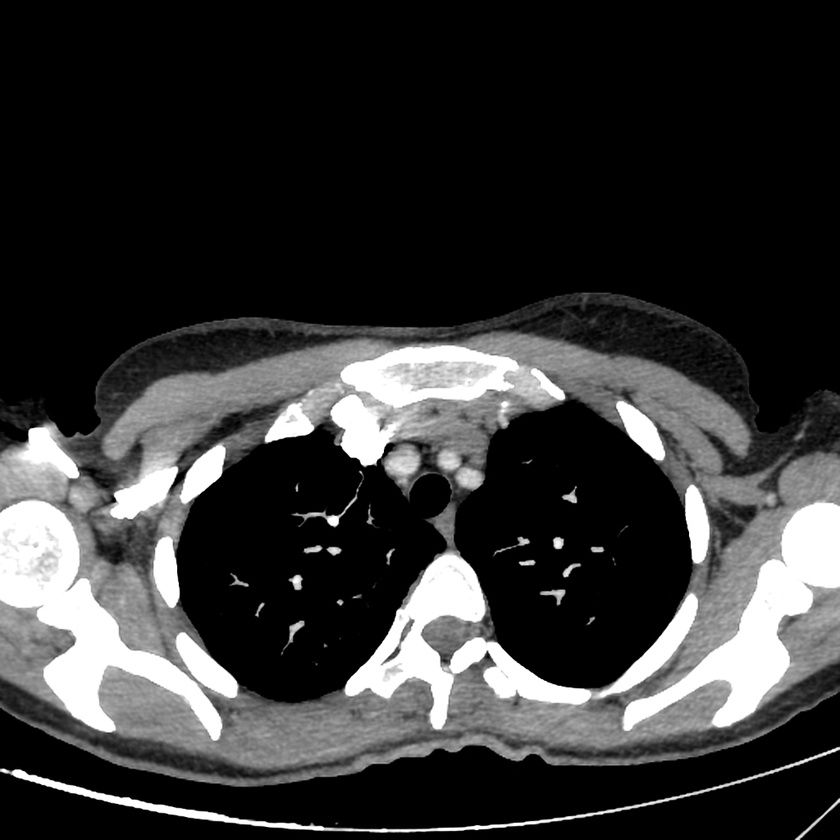
%> input picture radiology-images/1.jpg, 840 x 840 px, shrunk from 1024 x 1024 before the run
$ octave --eval "result = edge_sobel_th(imread('radiology-images/1.jpg'));"   (GNU Octave 9; MATLAB toolbox functions it lacks are replaced by stand-ins)
%> lines starting %> are read from the running program, lines starting %| are printed output that depends on the picture; in (x1, y1, x2, y2) boxes, pixels count from 0 and x2, y2 are one past the last pixel; in counts of white or black regions, pixels touching at a corner belong together; the program's own positions count from 1
function edge_detected = edge_sobel_th(img)

% Sobel Gradient filters(x,y)
sobel_gradient_x = [0 1 2; -1 0 1; -2 -1 0];
sobel_gradient_y = [-2 -1 0; -1 0 1; 0 1 2];

% Average filter
avg = ones(5,5)/25;

% Apply Average filter
smoothing = imfilter(double(img), avg);
g = (max(smoothing(:)));
%> g = 255
smoothed_img = smoothing/g;

% Apply Sobel Gradient filter
Gx_s3 = imfilter(double(smoothed_img), sobel_gradient_x, 'replicate');
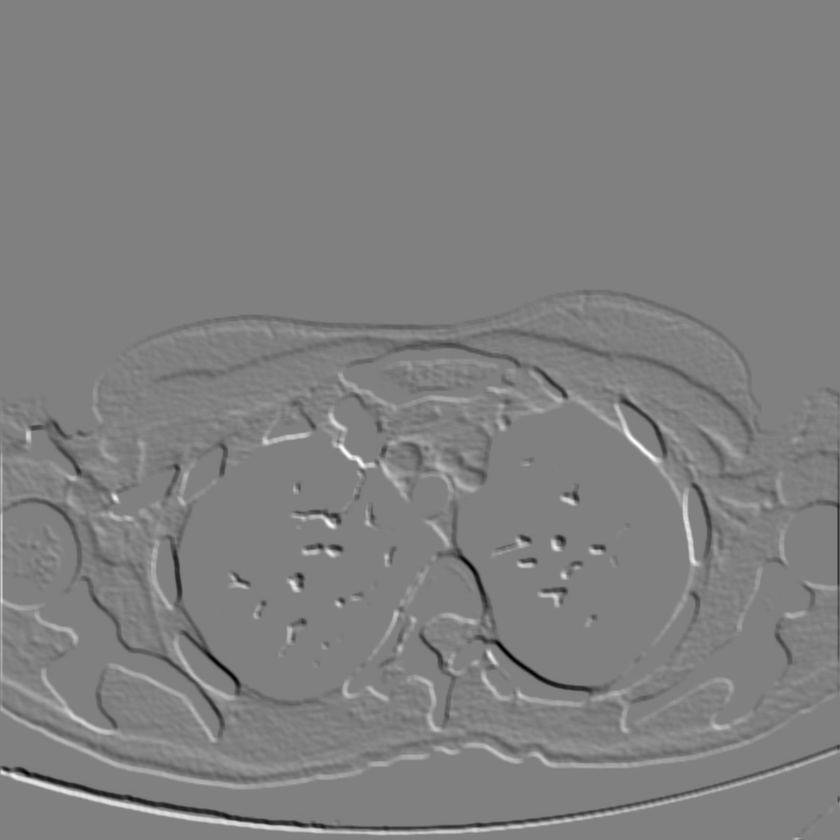
%> Gx_s3: size 840x840 double; min -1.98, max 1.96, mean -6.28e-05; drawn with min black and max white
Gy_s3 = imfilter(double(smoothed_img), sobel_gradient_y, 'replicate');
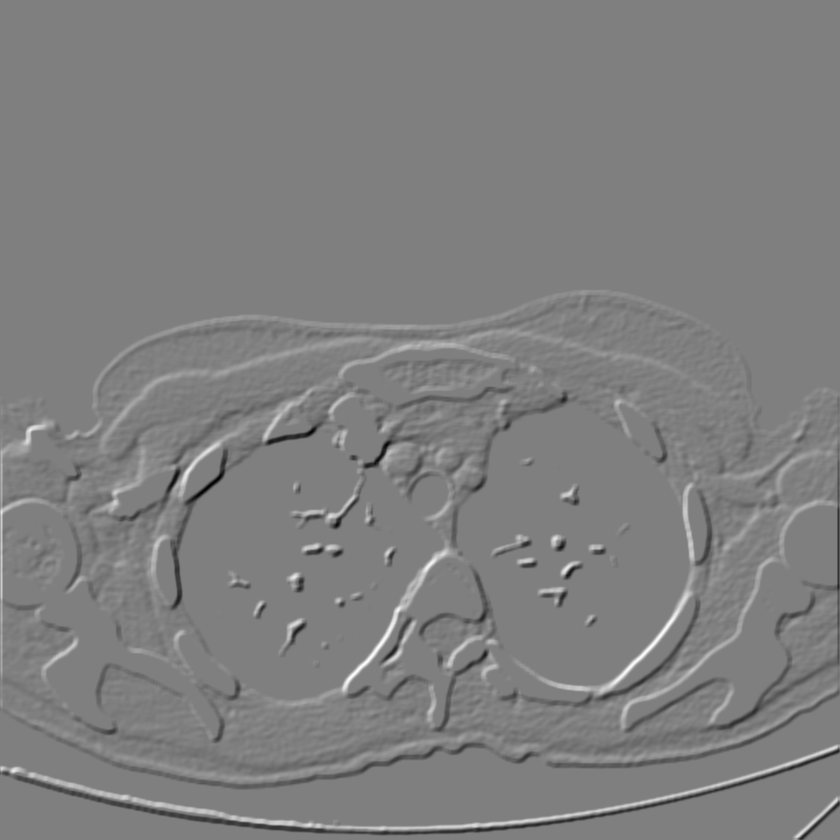
%> Gy_s3: size 840x840 double; min -1.97, max 1.97, mean -1.95e-05; drawn with min black and max white
Mag_s3 = abs(Gx_s3) + abs(Gy_s3);
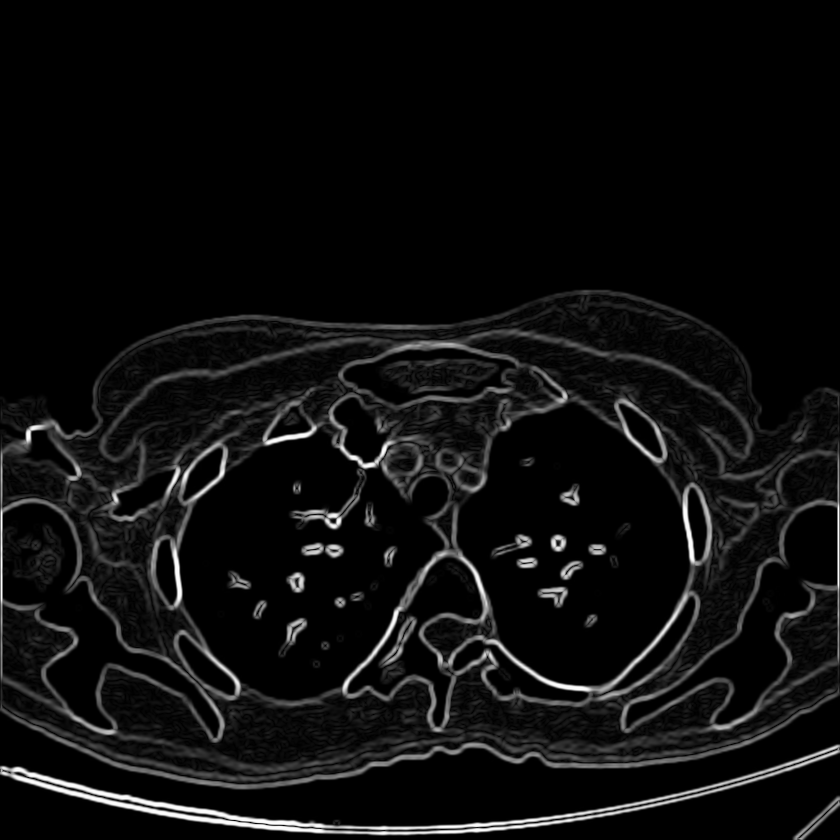
%> Mag_s3: size 840x840 double; min 0, max 2.4, mean 0.136; drawn with min black and max white

% Apply threshold of 33% of the maximum of the magnitude
threshold = 0.33*(max(Mag_s3(:)));
%> threshold = 0.792
Mag_th = (Mag_s3 >= threshold);
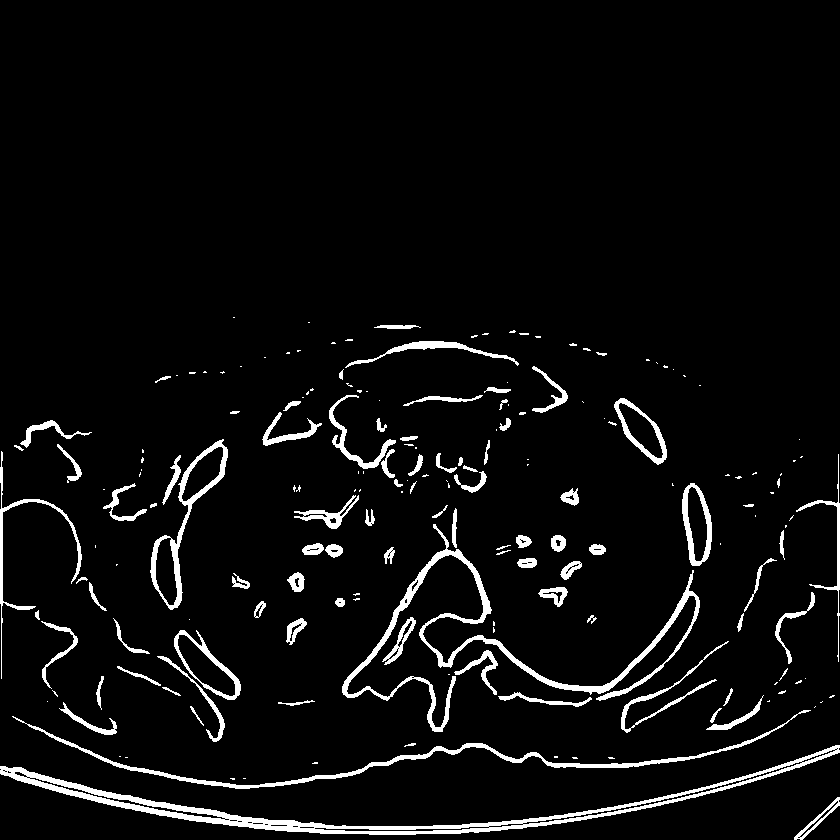
%> Mag_th: size 840x840 logical; 5.1% white; 188 white regions (98 under 20 px), largest, box (x1, y1, x2, y2) and area: (0, 745, 840, 835) 7254, (342, 524, 700, 732) 5181, (12, 710, 811, 789) 3072

edge_detected = Mag_th;

% Show
subplot(231);imshow(img); title('Original image');
subplot(232);imshow(smoothed_img); title('Smoothed image');
subplot(233);imshow(Gx_s3); title('G_x image');
subplot(234);imshow(Gy_s3); title('G_y image');
%> after `imshow(Gy_s3)`:
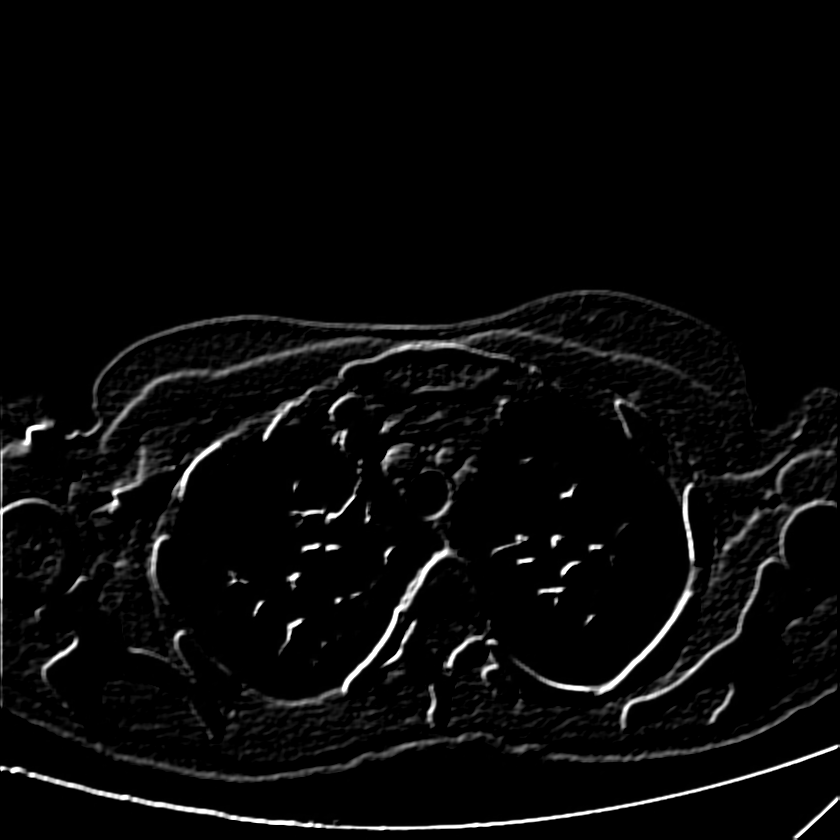
%> displayed picture: size 840x840, on the screen's scale of 0 to 255; min 0, max 255, mean 8.6
subplot(235);imshow(Mag_s3); title('M image');
%> after `imshow(Mag_s3)`:
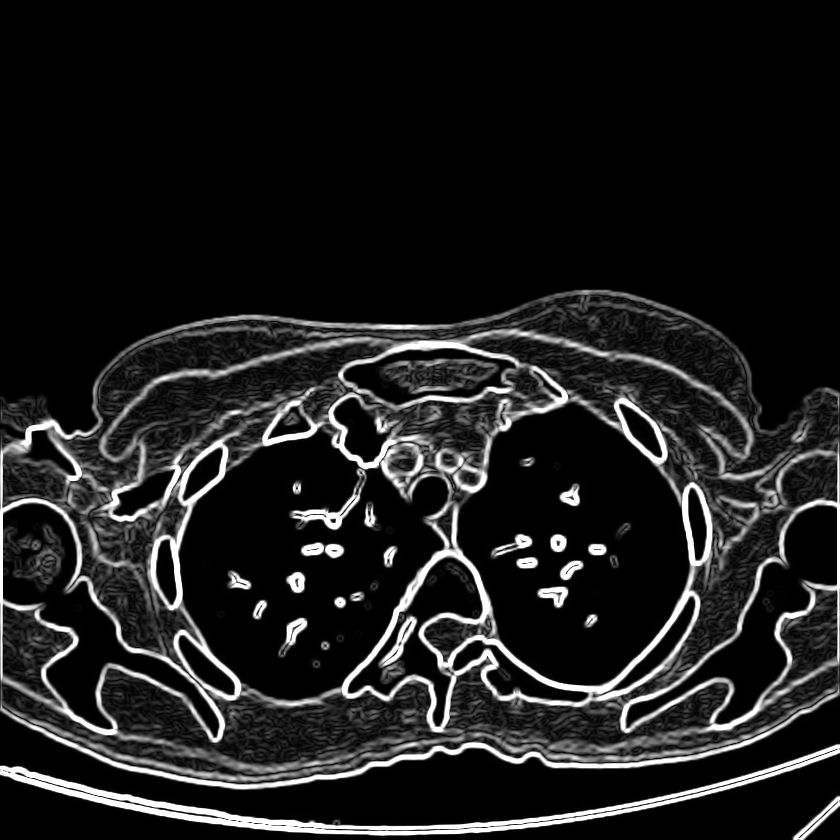
%> displayed picture: size 840x840, on the screen's scale of 0 to 255; min 0, max 255, mean 30
subplot(236);imshow(Mag_th); title('M_{th} image');

end
